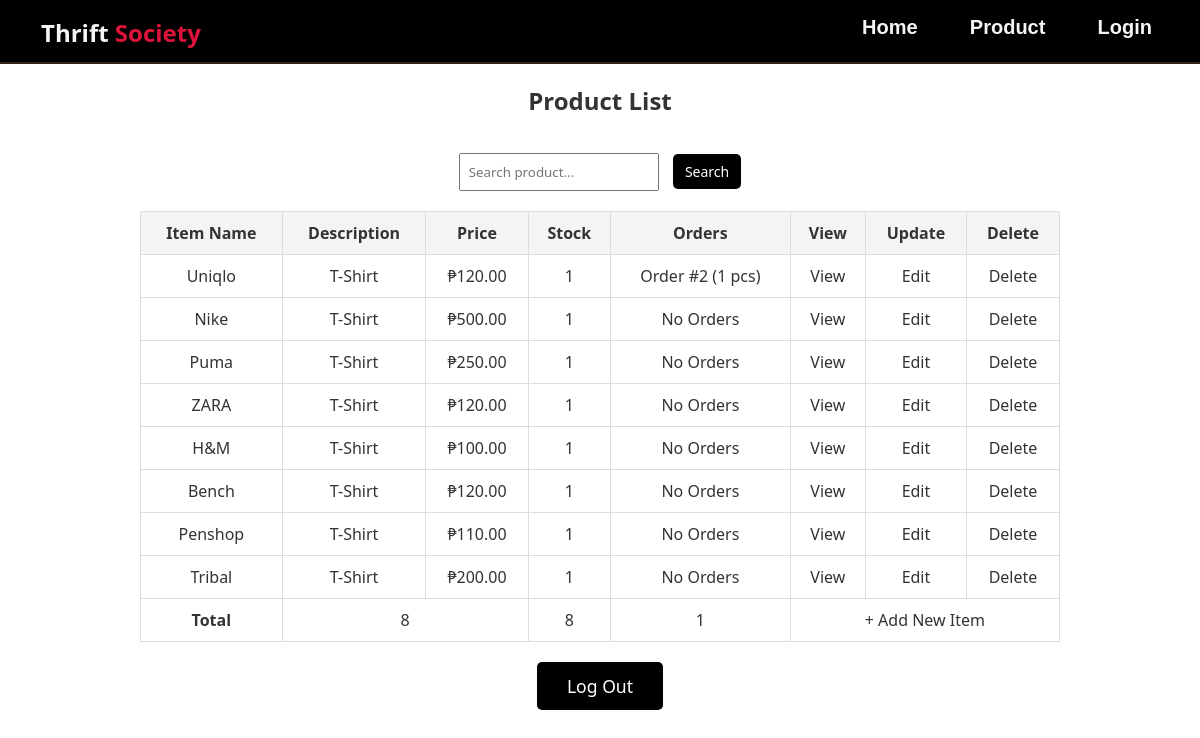
The app's page /product/ with its own data.
### app/models.py (models this page shows, shortened)
class Product(models.Model):
    ItemName = models.CharField(max_length=100)
    description = models.TextField()
    price = models.DecimalField(max_digits=10, decimal_places=2)
    stock = models.PositiveIntegerField()
    image = models.ImageField(upload_to='product_images/', null=True, blank=True)

class OrderItem(models.Model):
    order = models.ForeignKey(Order, on_delete=models.CASCADE, related_name='items')
    product = models.ForeignKey(Product, on_delete=models.CASCADE)
    quantity = models.PositiveIntegerField()
    price = models.DecimalField(max_digits=10, decimal_places=2)  # Price at the time of order

class Order(models.Model):
    STATUS_CHOICES = [
        ('pending', 'Pending'),
        ('shipped', 'Shipped'),
        ('delivered', 'Delivered'),
        ('cancelled', 'Cancelled'),
    ]
    user = models.ForeignKey(User, on_delete=models.CASCADE, related_name="orders")
    status = models.CharField(max_length=20, choices=STATUS_CHOICES, default='pending')
    total_price = models.DecimalField(max_digits=10, decimal_places=2)

### app/views.py (the view)
# urls.py: path('product/', ProductListView.as_view(), name='product'),
class ProductListView(ListView):
    model = Product
    context_object_name = 'products'
    template_name = 'app/product_list.html'
    def get_context_data(self, **kwargs):
        context = super().get_context_data(**kwargs)
        context['total_products'] = Product.objects.count()
        context['total_stock'] = Product.objects.aggregate(Sum('stock'))['stock__sum'] or 0
        context['total_sold'] = OrderItem.objects.aggregate(Sum('quantity'))['quantity__sum'] or 0
        query = self.request.GET.get('q', '')
        if query:
            context['products'] = Product.objects.filter(ItemName__icontains=query)
        return context

### app/templates/app/product_list.html (shortened to what this page needs)
{% extends 'app/base.html' %}
{% load static %}
{% block content %}
<div class="container">
    <h2>Product List</h2>
    <form method="get" action="">
        <input type="text" name="q" placeholder="Search product..." value="{{ request.GET.q }}">
        <button type="submit">Search</button>
    </form>
    <table>
        <thead>
            <tr>
                <th>Item Name</th>
                <th>Description</th>
                <th>Price</th>
                <th>Stock</th>
                <th>Orders</th>
                <th>View</th>
                <th>Update</th>
                <th>Delete</th>
            </tr>
        </thead>
        <tbody>
            {% for product in products %}
            <tr>
                <td>{{ product.ItemName }}</td>
                <td>{{ product.description }}</td>
                <td>₱{{ product.price }}</td>
                <td>{{ product.stock }}</td>
                <td>
                    {% for order_item in product.orderitem_set.all %}
                        Order #{{ order_item.order.id }} ({{ order_item.quantity }} pcs)<br>
                    {% empty %}
                        No Orders
                    {% endfor %}
                </td>
                <td><a href="{% url 'product_detail' product.id %}">View</a></td>
                <td><a href="{% url 'product_update' product.id %}">Edit</a></td>
                <td><a href="{% url 'product_delete' product.id %}" onclick="return confirm('Are you sure?')">Delete</a></td>
            </tr>
            {% empty %}
            <tr>
                <td colspan="8">No products found.</td>
            </tr>
            {% endfor %}
        </tbody>
        <tfoot>
            <td><h4>Total</h4></td>
            <td colspan="2">{{ total_products }}</td>
            <td>{{ total_stock }}</td>
            <td>{{ total_sold }}</td>
            <td colspan="3"><a href="{% url 'product_create' %}">+ Add New Item</a></td>
        </tfoot>
    </table>
    <div class="logout-section">
        <form method="post" action="{% url 'logout' %}" class="logout-form">
            <button type="submit" class="btn-logout">Log Out</button>
        </form>
    </div>
</div>
{% endblock content %}

### app/templates/app/base.html (shortened to what this page needs)
{% load static %}
<!DOCTYPE html>
<html lang="en">
<head>
    <link rel="stylesheet" href="{% static 'css/base.css' %}">
</head>
<body>
    {% include 'app/navbar.html' %}
    {% block content %}{% endblock content %}
</body>
</html>

### app/templates/app/navbar.html
{% load static %}
<header>
    <div class="navbr">
        <h2>Thrift <span>Society</span></h2>
    <a href="{% url 'home' %}">Home</a>
    <a href="{% url 'product' %}">Product</a>
    <a href="{% url 'login' %}">Login</a>
    </div>
</header>

### static/css/base.css (style rules this page uses)
* { box-sizing: border-box; margin: 0; padding: 0; text-decoration: none; font-family: 'Segoe UI', Tahoma, Geneva, Verdana, sans-serif, Geneva, Tahoma, sans-serif; color:#333 }
header { background: #000000; border-bottom: 2px solid rgb(54, 36, 27); height: 4rem; padding: 1rem; }
header .navbr { font-weight: bold; text-align: right; }
header .navbr h2 { text-align: left; position: absolute; color: whitesmoke; margin-left: 25px; }
header .navbr h2 span { color: crimson; }
header .navbr a { color: whitesmoke; margin-right: 1rem; font-size: 20px; font-family: Arial, Helvetica, sans-serif; padding: 1rem; }
.container { width: 80%; margin: 0 auto; padding: 20px; }
.container h2 { text-align: center; padding-bottom: 1rem; }
table { width: 100%; border-collapse: collapse; margin-top: 20px; }
th, td { padding: 10px; text-align: center; border: 1px solid #ddd; }
th { background-color: #f4f4f4; }
form { margin: 20px 0; text-align: center; }
form input { padding: 8px; margin-right: 10px; width: 200px; }
form button { padding: 8px 12px; cursor: pointer; }
.logout-form { text-align: center; }
.btn-logout { padding: 10px 15px; background-color: black; color: white; border: none; cursor: pointer; }
.logout-section { text-align: center; }
.btn-logout { padding: 12px 30px; font-size: 1.1rem; color: white; background-color: #000000; border: none; border-radius: 5px; cursor: pointer; transition: background-color 0.3s ease; }
button { padding: 8px 15px; font-size: 14px; color: #fff; background-color: black; border: none; border-radius: 5px; cursor: pointer; transition: background-color 0.3s; }

### records on screen
Product: ItemName "Uniqlo", description "T-Shirt", price "120.00", stock "1"
OrderItem: order.id "2", quantity "1"
Product: ItemName "Nike", description "T-Shirt", price "500.00", stock "1"
Product: ItemName "Puma", description "T-Shirt", price "250.00", stock "1"
Product: ItemName "ZARA", description "T-Shirt", price "120.00", stock "1"
Product: ItemName "H&M", description "T-Shirt", price "100.00", stock "1"
Product: ItemName "Bench", description "T-Shirt", price "120.00", stock "1"
Product: ItemName "Penshop", description "T-Shirt", price "110.00", stock "1"
Product: ItemName "Tribal", description "T-Shirt", price "200.00", stock "1"

### other values on screen
{{ total_products }} "8"
{{ total_stock }} "8"
{{ total_sold }} "1"
